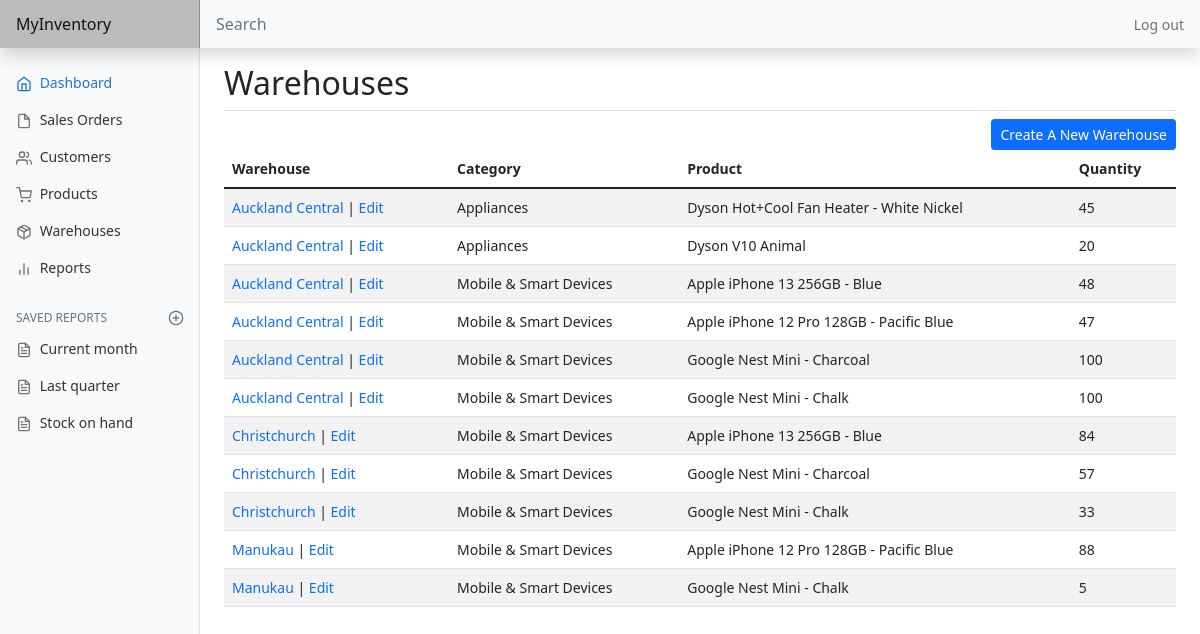
Page /warehouse/list (signed in) on the earlier database version.
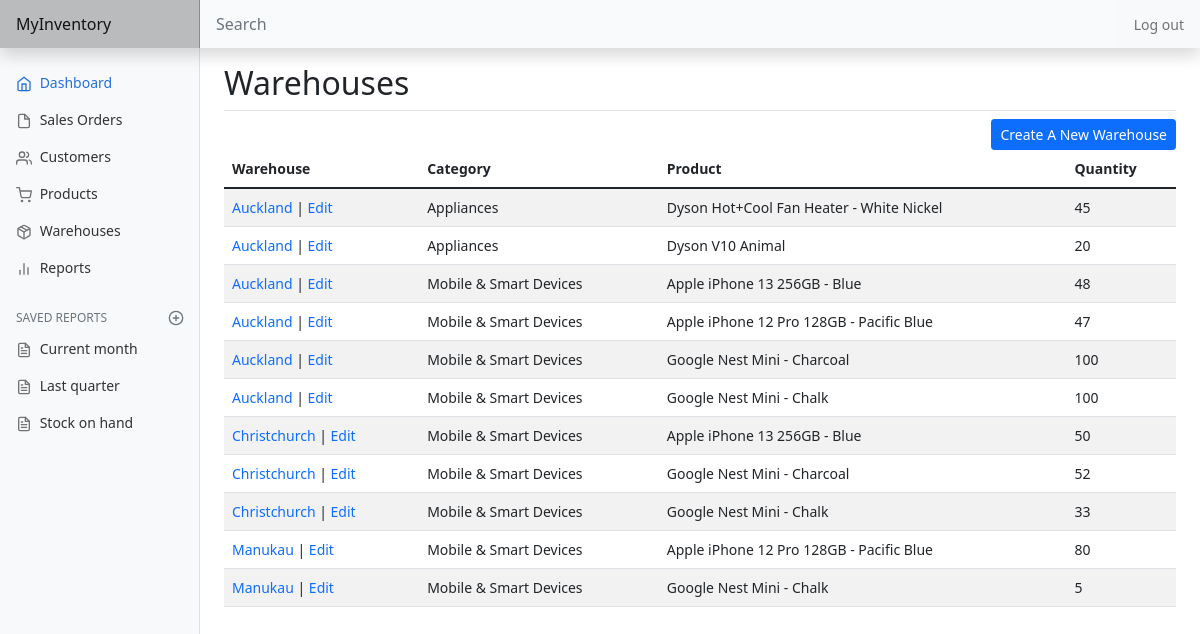
Same page on the later database version.
### inventory/models.py (models this page shows, shortened)
class Shelf(models.Model):
    user = models.ForeignKey(
        User, on_delete=models.CASCADE, related_name="shelves")
    warehouse = models.ForeignKey(Warehouse, on_delete=models.CASCADE)
    product = models.ForeignKey(Product, on_delete=models.CASCADE)
    quantity = models.DecimalField(
        max_digits=19, decimal_places=10, default=0)

class Warehouse(models.Model):
    user = models.ForeignKey(
        User, on_delete=models.CASCADE, related_name="warehouses")
    warehouse = models.CharField(max_length=64)
    def __str__(self):
        return f"{ self.warehouse }"

class Product(models.Model):
    user = models.ForeignKey(
        User, on_delete=models.CASCADE, related_name="products")
    name = models.CharField(max_length=100)
    sku = models.CharField(blank=True, max_length=20)
    barcode = models.CharField(blank=True, max_length=32)
    category = models.ForeignKey(ProductCategory, on_delete=models.PROTECT)
    batch = models.CharField(max_length=20)
    expiry_date = models.DateField(null=True, blank=True)
    unit_cost = models.DecimalField(
        max_digits=19, decimal_places=10, default=0)
    retail_price = models.DecimalField(
        max_digits=19, decimal_places=10, default=1)

class ProductCategory(models.Model):
    user = models.ForeignKey(
        User, on_delete=models.CASCADE, related_name="categories")
    category = models.CharField(max_length=64)
    def __str__(self):
        return f"{ self.category }"

### inventory/views.py (the view)
# urls.py: path('warehouse/list', views.warehouse, name="warehouse"),
@login_required
def warehouse(request):
    if not request.user.is_authenticated:
        return JsonResponse(status=404)
    warehouses = Warehouse.objects.filter(
        user=request.user).order_by('warehouse')
    shelves = Shelf.objects.filter(
        user=request.user).order_by('warehouse', '-product')
    return render(request, "inventory/warehouse.html", {
        'warehouses': warehouses,
        'shelves': shelves
    })

### inventory/templates/inventory/warehouse.html (shortened to what this page needs)
{% extends 'inventory/layout.html' %}
{% block body %}
    {% if view %}
        <h2>Viewing Warehouse</h2>
        <div class="d-flex justify-content-start border-top pt-2">
            <a class="btn btn-sm btn-primary" href="{% url 'warehouse' %}">Back</a>
        </div>
    {% else %}
        <h2>Warehouses</h2>
        <div class="d-flex justify-content-end border-top pt-2">
            <a class="btn btn-sm btn-primary" href="{% url 'create_warehouse' %}">Create A New Warehouse</a>
        </div>
    {% endif %}
    {% if not warehouses %}
        <span class="pagination">No warehouse.</span>
    {% else %}
        <div class="table-responsive-md">
            <table class="table table-striped table-hover">
                <thead>
                    <tr class="table-striped">
                        <th scope="col">Warehouse</th>
                        <th scope="col">Category</th>
                        <th scope="col">Product</th>
                        <th scope="col">Quantity</th>
                    </tr>
                </thead>
                <tbody>
                    {% for shelf in shelves %}
                        <tr class="table-striped">
                            <td>
                                {% if view %}
                                    {{ shelf.warehouse }}
                                {% else %}
                                    <a class="text-decoration-none" href="{% url 'view_warehouse' shelf.warehouse.id %}">{{ shelf.warehouse }}</a>
                                {% endif %}
                                 | <a class="edit-link fw-light" href="{% url 'edit_warehouse' shelf.warehouse.id %}">Edit</a>
                            </td>
                            <td>{{ shelf.product.category }}</td>
                            <td>{{ shelf.product.name }}</td>
                            <td>{{ shelf.quantity|floatformat:0 }}</td>
                        </tr>
                    {% endfor %}
                </tbody>
            </table>
        </div>
    {% endif %}
{% endblock %}

Differences in the rows shown:
changed through a linked row, Shelf "Dyson Hot+Cool Fan Heater - White Nickel": warehouse "Auckland Central" → "Auckland"
changed through a linked row, Shelf "Dyson V10 Animal": warehouse "Auckland Central" → "Auckland"
changed through a linked row, Shelf (number 3 of 11 on the later page): warehouse "Auckland Central" → "Auckland"
changed through a linked row, Shelf (number 4 of 11 on the later page): warehouse "Auckland Central" → "Auckland"
changed through a linked row, Shelf (number 5 of 11 on the later page): warehouse "Auckland Central" → "Auckland"
changed through a linked row, Shelf (number 6 of 11 on the later page): warehouse "Auckland Central" → "Auckland"
changed Shelf (number 7 of 11 on the later page): quantity "84" → "50"
changed Shelf (number 8 of 11 on the later page): quantity "57" → "52"
changed Shelf (number 10 of 11 on the later page): quantity "88" → "80"
